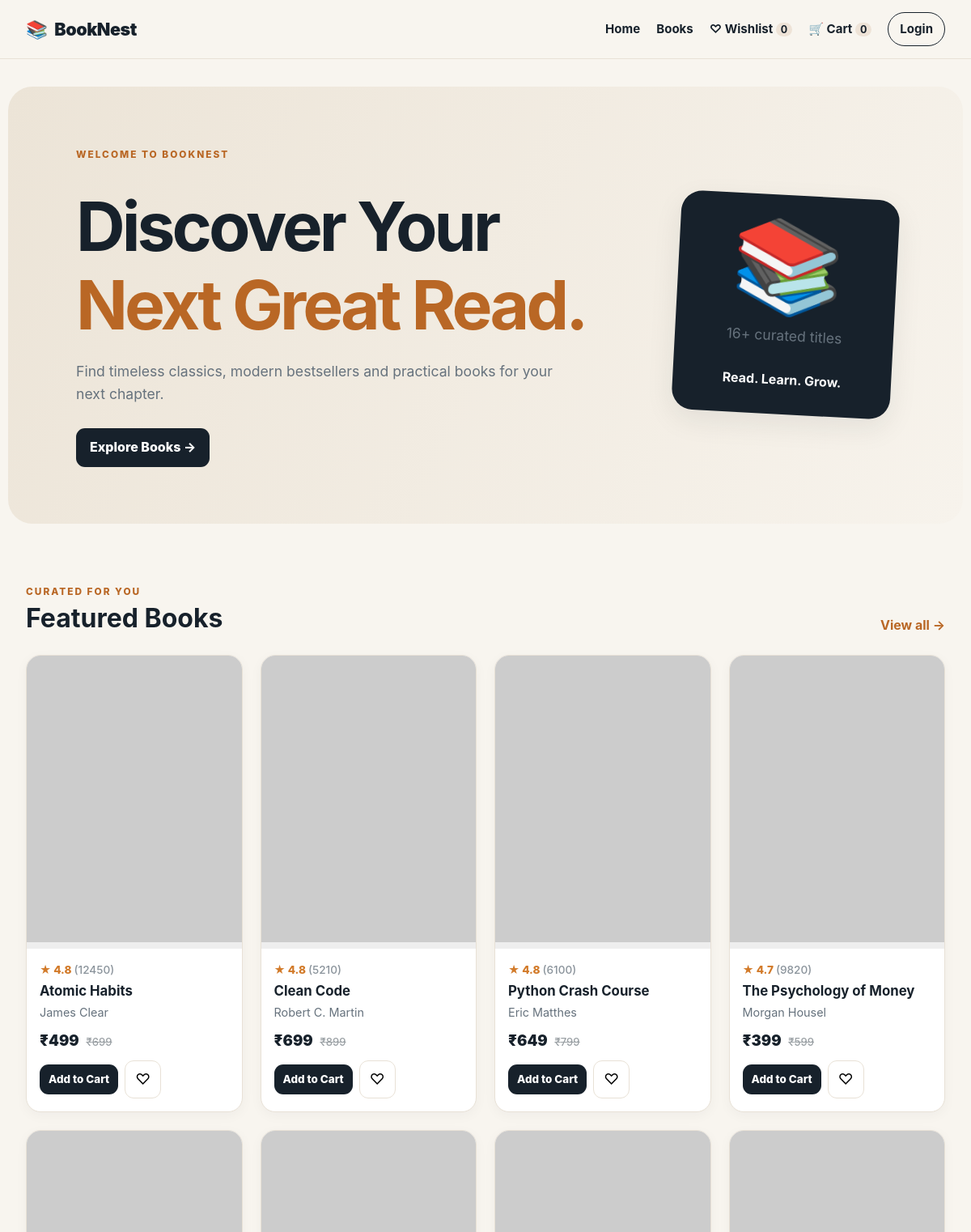
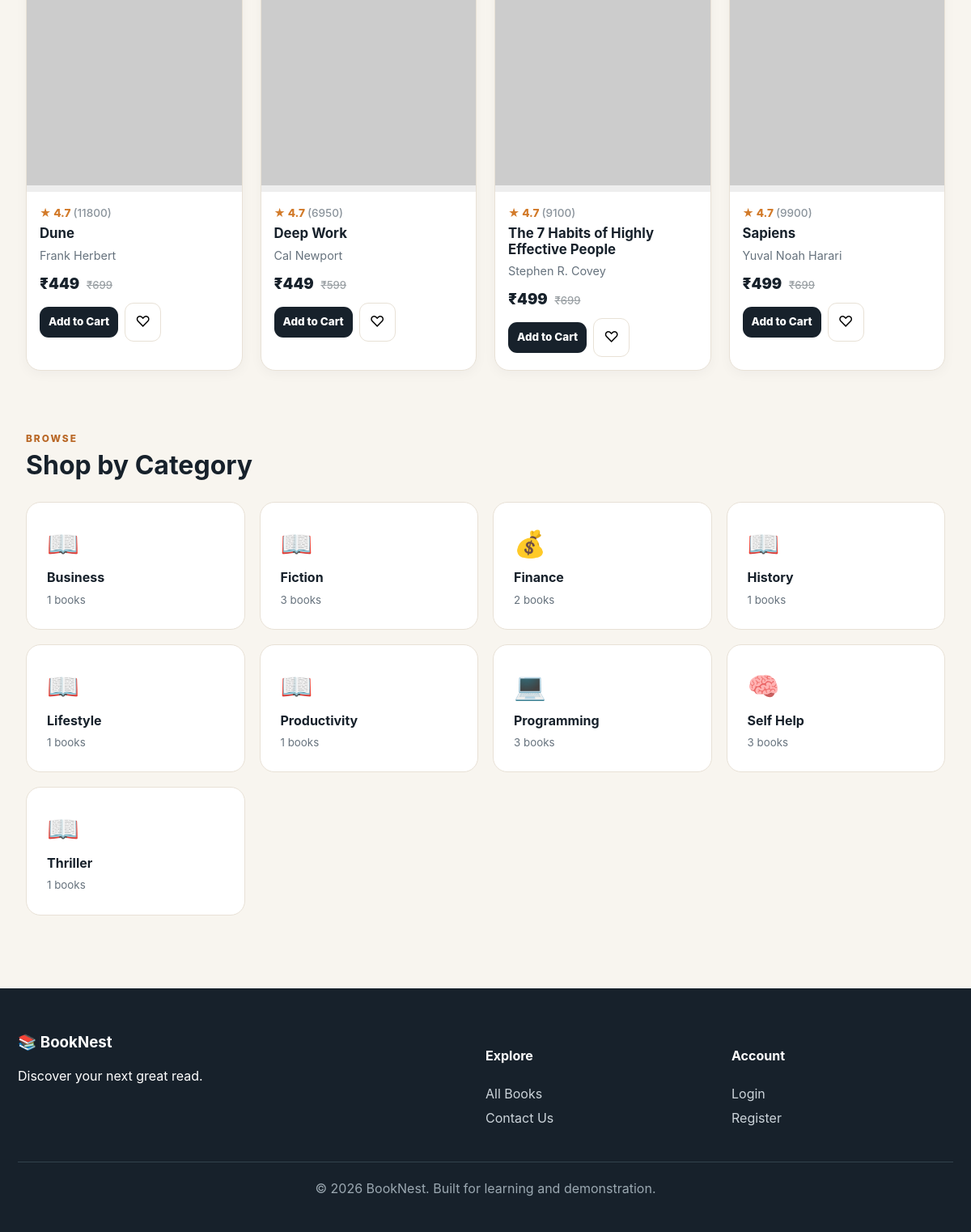
The page / on the database its author committed (2 pictures, top to bottom).
### tables this page shows
CREATE TABLE books (
        id INTEGER PRIMARY KEY AUTOINCREMENT,
        title TEXT NOT NULL,
        author TEXT NOT NULL,
        category TEXT NOT NULL,
        price REAL NOT NULL,
        original_price REAL NOT NULL,
        rating REAL DEFAULT 4.5,
        review_count INTEGER DEFAULT 0,
        description TEXT NOT NULL,
        image TEXT NOT NULL,
        stock INTEGER DEFAULT 10,
        publisher TEXT DEFAULT 'BookNest Publishing',
        language TEXT DEFAULT 'English',
        pages INTEGER DEFAULT 200,
        isbn TEXT DEFAULT ''
    );

### app.py (the view)
@app.route("/")
def home():
    conn = get_db()
    books = conn.execute("SELECT * FROM books ORDER BY rating DESC LIMIT 8").fetchall()
    categories = conn.execute("SELECT category, COUNT(*) count FROM books GROUP BY category ORDER BY category").fetchall()
    conn.close()
    return render_template("home.html", books=books, categories=categories)

### app.py (called while the page is built)
def get_db():
    conn = sqlite3.connect(DB_PATH)
    conn.row_factory = sqlite3.Row
    conn.execute("PRAGMA foreign_keys = ON")
    return conn

@app.context_processor
def globals():
    cart_count = 0
    wishlist_count = 0
    if session.get("user_id"):
        conn = get_db()
        cart_count = conn.execute("SELECT COALESCE(SUM(quantity),0) FROM cart_items WHERE user_id=?", (session["user_id"],)).fetchone()[0]
        wishlist_count = conn.execute("SELECT COUNT(*) FROM wishlist_items WHERE user_id=?", (session["user_id"],)).fetchone()[0]
        conn.close()
    return {"cart_count": cart_count, "wishlist_count": wishlist_count}

### templates/home.html
{% extends "base.html" %}{% block title %}BookNest | Discover Your Next Great Read{% endblock %}
{% block content %}
<section class="hero">
  <div><span class="eyebrow">WELCOME TO BOOKNEST</span><h1>Discover Your<br><span>Next Great Read.</span></h1>
  <p>Find timeless classics, modern bestsellers and practical books for your next chapter.</p>
  <a class="btn primary" href="{{ url_for('books') }}">Explore Books →</a></div>
  <div class="hero-card"><div class="book-stack">📚</div><p>16+ curated titles</p><strong>Read. Learn. Grow.</strong></div>
</section>
<section class="section"><div class="section-head"><div><span class="eyebrow">CURATED FOR YOU</span><h2>Featured Books</h2></div><a href="{{ url_for('books') }}">View all →</a></div>
<div class="book-grid">{% for book in books %}{% include "_book_card.html" %}{% endfor %}</div></section>
<section class="categories section"><div class="section-head"><div><span class="eyebrow">BROWSE</span><h2>Shop by Category</h2></div></div>
<div class="category-grid">{% for c in categories %}<a href="{{ url_for('books', category=c['category']) }}" class="category-card"><span>{{ '💻' if c['category']=='Programming' else '💰' if c['category']=='Finance' else '🧠' if c['category']=='Self Help' else '📖' }}</span><strong>{{ c['category'] }}</strong><small>{{ c['count'] }} books</small></a>{% endfor %}</div></section>
{% endblock %}

### templates/_book_card.html
<article class="book-card">
<a href="{{ url_for('book_detail',book_id=book['id']) }}" class="cover"><img src="{{ book['image'] }}" alt="{{ book['title'] }} cover" onerror="this.src='https://placehold.co/500x700/f1ede5/263238?text=BookNest'"></a>
<div class="book-info"><div class="rating">★ {{ book['rating'] }} <span>({{ book['review_count'] }})</span></div>
<h3><a href="{{ url_for('book_detail',book_id=book['id']) }}">{{ book['title'] }}</a></h3><p>{{ book['author'] }}</p>
<div class="price">₹{{ '%.0f'|format(book['price']) }} <del>₹{{ '%.0f'|format(book['original_price']) }}</del></div>
<div class="card-actions"><form method="post" action="{{ url_for('add_cart',book_id=book['id']) }}"><button class="btn primary small">Add to Cart</button></form><form method="post" action="{{ url_for('wishlist_toggle',book_id=book['id']) }}"><button class="icon-btn" title="Wishlist">♡</button></form></div></div></article>

### static/css/style.css (style rules this page uses)
:root { --ink:#17212b;--muted:#66727d;--cream:#f8f5ef;--paper:#fff;--gold:#d8873c;--gold2:#b96725;--line:#e8e1d6;--shadow:0 12px 35px rgba(23,33,43,.08) }
* { box-sizing:border-box }
body { margin:0;font-family:Inter,ui-sans-serif,system-ui,-apple-system,BlinkMacSystemFont,"Segoe UI",sans-serif;color:var(--ink);background:var(--cream);line-height:1.6 }
a { color:inherit;text-decoration:none }
button,input,select,textarea { font:inherit }
button { cursor:pointer }
.hero { max-width:1180px;margin:34px auto 20px;padding:70px 7%;min-height:470px;border-radius:30px;background:linear-gradient(115deg,#ece4d7,#f7f3ec);display:flex;align-items:center;justify-content:space-between;gap:40px;overflow:hidden }
.eyebrow { font-size:.74rem;font-weight:850;letter-spacing:2px;color:var(--gold2) }
h1,h2,h3 { line-height:1.15;margin-top:.35em }
.hero h1 { font-size:clamp(3rem,7vw,5.8rem);letter-spacing:-4px;margin-bottom:20px }
.hero h1 span { color:var(--gold2) }
.hero p { max-width:600px;color:var(--muted);font-size:1.1rem;margin-bottom:28px }
.hero-card { width:270px;min-width:230px;background:var(--ink);color:#fff;padding:30px;border-radius:26px;box-shadow:var(--shadow);transform:rotate(3deg);text-align:center }
.book-stack { font-size:7rem;line-height:1 }
.section { max-width:1180px;margin:70px auto;padding:0 22px }
.section-head { display:flex;align-items:end;justify-content:space-between;margin-bottom:24px }
.section-head h2 { font-size:2rem;margin:3px 0 }
.section-head>a { font-weight:750;color:var(--gold2) }
.book-grid { display:grid;grid-template-columns:repeat(4,1fr);gap:22px }
.book-card { background:var(--paper);border:1px solid var(--line);border-radius:18px;overflow:hidden;box-shadow:0 4px 15px rgba(23,33,43,.04);transition:.25s }
.cover { display:block;aspect-ratio:3/4;background:#eee }
.cover img,.detail-cover img { width:100%;height:100%;object-fit:cover }
.book-info { padding:16px }
.book-info h3 { font-size:1.05rem;margin:5px 0 }
.book-info p { color:var(--muted);font-size:.9rem;margin:0 0 8px }
.rating { color:#d27a29;font-weight:800;font-size:.85rem }
.rating span { color:#8a939b;font-weight:500 }
.price { font-size:1.15rem;font-weight:900;margin:9px 0 }
.price del { font-size:.82rem;color:#9ba1a5;font-weight:500;margin-left:5px }
.card-actions { display:flex;gap:8px;align-items:center }
.btn { display:inline-flex;align-items:center;justify-content:center;border:0;border-radius:11px;padding:11px 17px;font-weight:800;transition:.2s }
.btn.primary { background:var(--ink);color:#fff }
.btn.small { padding:8px 11px;font-size:.84rem }
.icon-btn { border:1px solid var(--line);background:#fff;border-radius:11px;padding:8px 12px;font-size:1.15rem }
.category-grid { display:grid;grid-template-columns:repeat(4,1fr);gap:18px }
.category-card { background:#fff;border:1px solid var(--line);border-radius:18px;padding:25px;display:flex;flex-direction:column;gap:4px }
.category-card span { font-size:2rem }
.category-card small { color:var(--muted) }

### rows shown on the page
books: rating "4.8", review_count "12450", title "Atomic Habits", author "James Clear", price "499", original_price "699"
books: rating "4.8", review_count "5210", title "Clean Code", author "Robert C. Martin", price "699", original_price "899"
books: rating "4.8", review_count "6100", title "Python Crash Course", author "Eric Matthes", price "649", original_price "799"
books: rating "4.7", review_count "9820", title "The Psychology of Money", author "Morgan Housel", price "399", original_price "599"
books: rating "4.7", review_count "11800", title "Dune", author "Frank Herbert", price "449", original_price "699"
books: rating "4.7", review_count "6950", title "Deep Work", author "Cal Newport", price "449", original_price "599"
books: rating "4.7", review_count "9100", title "The 7 Habits of Highly Effective People", author "Stephen R. Covey", price "499", original_price "699"
books: rating "4.7", review_count "9900", title "Sapiens", author "Yuval Noah Harari", price "499", original_price "699"

### other values the page prints
{{ wishlist_count }} "0"
{{ cart_count }} "0"
{{ c['category'] }} "Business" "Fiction" "Finance" "History" "Lifestyle" "Productivity" "Programming" "Self Help" "Thriller"
{{ c['count'] }} "1" "3" "2" "1" "1" "1" "3" "3" "1"
